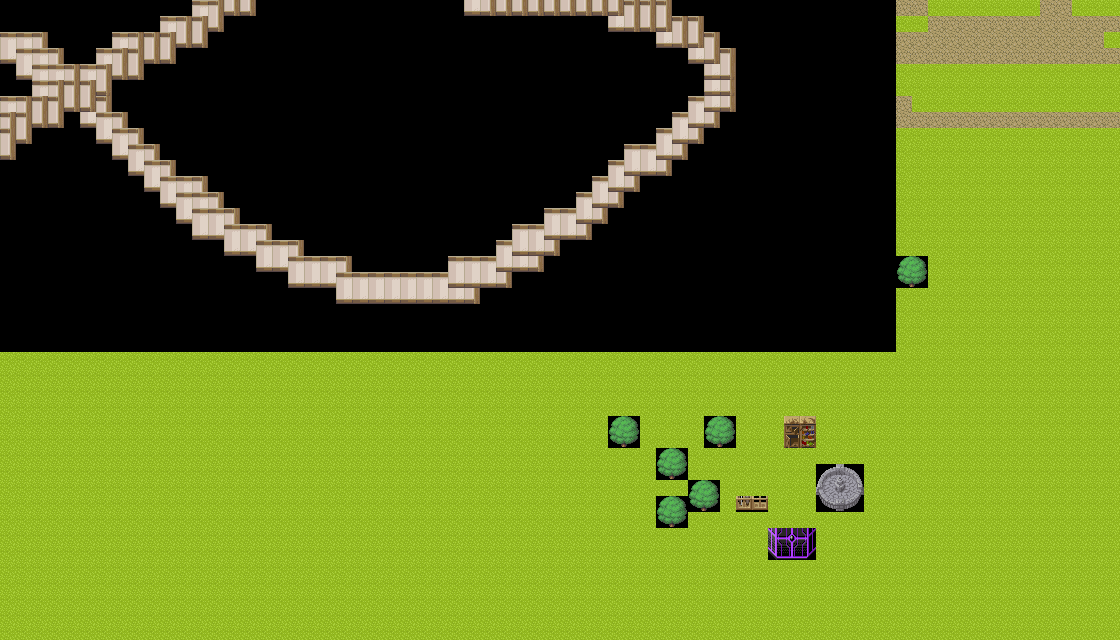

Rendered tile map (Tiled .tmx) drawn with the repository's tilesets; below, a short description and the full map source, tile grids included:
An orthogonal 70x40 tile map with 16x16 px tiles, 1 tile layer (teste3).

<map version="1.10" tiledversion="1.10.2" orientation="orthogonal" renderorder="right-down" width="70" height="40" tilewidth="16" tileheight="16" infinite="0" nextlayerid="2" nextobjectid="1">
 <editorsettings>
  <export target="teste3.json" format="json" />
 </editorsettings>
 <tileset firstgid="1" name="[Base]BaseChip_pipo" tilewidth="16" tileheight="16" tilecount="1992" columns="8">
  <image source="[Base]BaseChip_pipo.png" width="128" height="3984" />
 </tileset>
 <layer id="1" name="teste3" width="70" height="40">
  <data encoding="csv">
0,0,0,0,0,0,0,0,0,0,0,0,373,374,382,382,0,0,0,0,0,0,0,0,0,0,0,0,0,381,382,382,382,382,382,382,382,382,382,374,374,374,0,0,0,0,0,0,0,0,0,0,0,0,0,0,6,6,1,1,1,1,1,1,1,6,6,1,1,1,
0,0,0,0,0,0,0,0,0,0,373,374,374,382,0,0,0,0,0,0,0,0,0,0,0,0,0,0,0,0,0,0,0,0,0,0,0,0,381,382,382,382,374,374,0,0,0,0,0,0,0,0,0,0,0,0,1,1,6,6,6,6,6,6,6,6,6,6,6,6,
373,373,374,0,0,0,0,373,374,374,374,382,382,0,0,0,0,0,0,0,0,0,0,0,0,0,0,0,0,0,0,0,0,0,0,0,0,0,0,0,0,381,382,382,374,0,0,0,0,0,0,0,0,0,0,0,6,6,6,6,6,6,6,6,6,6,6,6,6,1,
381,373,373,374,0,0,373,374,374,382,382,0,0,0,0,0,0,0,0,0,0,0,0,0,0,0,0,0,0,0,0,0,0,0,0,0,0,0,0,0,0,0,0,381,382,374,0,0,0,0,0,0,0,0,0,0,6,6,6,6,6,6,6,6,6,6,6,6,6,6,
0,381,373,373,374,373,374,382,382,0,0,0,0,0,0,0,0,0,0,0,0,0,0,0,0,0,0,0,0,0,0,0,0,0,0,0,0,0,0,0,0,0,0,0,381,382,0,0,0,0,0,0,0,0,0,0,1,1,1,1,1,1,1,1,1,1,1,1,1,1,
0,0,373,374,374,374,382,0,0,0,0,0,0,0,0,0,0,0,0,0,0,0,0,0,0,0,0,0,0,0,0,0,0,0,0,0,0,0,0,0,0,0,0,0,381,382,0,0,0,0,0,0,0,0,0,0,1,1,1,1,1,1,1,1,1,1,1,1,1,1,
373,374,374,374,382,382,374,0,0,0,0,0,0,0,0,0,0,0,0,0,0,0,0,0,0,0,0,0,0,0,0,0,0,0,0,0,0,0,0,0,0,0,0,373,381,382,0,0,0,0,0,0,0,0,0,0,6,1,1,1,1,1,1,1,1,1,1,1,1,1,
374,374,382,382,0,381,373,374,0,0,0,0,0,0,0,0,0,0,0,0,0,0,0,0,0,0,0,0,0,0,0,0,0,0,0,0,0,0,0,0,0,0,373,381,382,0,0,0,0,0,0,0,0,0,0,0,6,6,6,6,6,6,6,6,6,6,6,6,6,6,
374,382,0,0,0,0,381,373,374,0,0,0,0,0,0,0,0,0,0,0,0,0,0,0,0,0,0,0,0,0,0,0,0,0,0,0,0,0,0,0,0,373,381,382,0,0,0,0,0,0,0,0,0,0,0,0,1,1,1,1,1,1,1,1,1,1,1,1,1,1,
382,0,0,0,0,0,0,381,373,374,0,0,0,0,0,0,0,0,0,0,0,0,0,0,0,0,0,0,0,0,0,0,0,0,0,0,0,0,0,373,373,381,382,0,0,0,0,0,0,0,0,0,0,0,0,0,1,1,1,1,1,1,1,1,1,1,1,1,1,1,
0,0,0,0,0,0,0,0,381,373,374,0,0,0,0,0,0,0,0,0,0,0,0,0,0,0,0,0,0,0,0,0,0,0,0,0,0,0,373,381,381,382,0,0,0,0,0,0,0,0,0,0,0,0,0,0,1,1,1,1,1,1,1,1,1,1,1,1,1,1,
0,0,0,0,0,0,0,0,0,381,373,373,374,0,0,0,0,0,0,0,0,0,0,0,0,0,0,0,0,0,0,0,0,0,0,0,0,373,381,382,0,0,0,0,0,0,0,0,0,0,0,0,0,0,0,0,1,1,1,1,1,1,1,1,1,1,1,1,1,1,
0,0,0,0,0,0,0,0,0,0,381,373,373,374,0,0,0,0,0,0,0,0,0,0,0,0,0,0,0,0,0,0,0,0,0,0,373,381,382,0,0,0,0,0,0,0,0,0,0,0,0,0,0,0,0,0,1,1,1,1,1,1,1,1,1,1,1,1,1,1,
0,0,0,0,0,0,0,0,0,0,0,381,373,373,374,0,0,0,0,0,0,0,0,0,0,0,0,0,0,0,0,0,0,0,373,373,381,382,0,0,0,0,0,0,0,0,0,0,0,0,0,0,0,0,0,0,1,1,1,1,1,1,1,1,1,1,1,1,1,1,
0,0,0,0,0,0,0,0,0,0,0,0,381,381,373,373,374,0,0,0,0,0,0,0,0,0,0,0,0,0,0,0,373,373,381,381,382,0,0,0,0,0,0,0,0,0,0,0,0,0,0,0,0,0,0,0,1,1,1,1,1,1,1,1,1,1,1,1,1,1,
0,0,0,0,0,0,0,0,0,0,0,0,0,0,381,381,373,373,374,0,0,0,0,0,0,0,0,0,0,0,0,373,381,381,382,0,0,0,0,0,0,0,0,0,0,0,0,0,0,0,0,0,0,0,0,0,1,1,1,1,1,1,1,1,1,1,1,1,1,1,
0,0,0,0,0,0,0,0,0,0,0,0,0,0,0,0,381,381,373,373,373,374,0,0,0,0,0,0,373,373,373,381,381,382,0,0,0,0,0,0,0,0,0,0,0,0,0,0,0,0,0,0,0,0,0,0,11,12,1,1,1,1,1,1,1,1,1,1,1,1,
0,0,0,0,0,0,0,0,0,0,0,0,0,0,0,0,0,0,381,381,381,373,373,373,373,373,373,373,381,381,381,382,0,0,0,0,0,0,0,0,0,0,0,0,0,0,0,0,0,0,0,0,0,0,0,0,19,20,1,1,1,1,1,1,1,1,1,1,1,1,
0,0,0,0,0,0,0,0,0,0,0,0,0,0,0,0,0,0,0,0,0,381,381,381,381,381,381,381,381,382,0,0,0,0,0,0,0,0,0,0,0,0,0,0,0,0,0,0,0,0,0,0,0,0,0,0,1,1,1,1,1,1,1,1,1,1,1,1,1,1,
0,0,0,0,0,0,0,0,0,0,0,0,0,0,0,0,0,0,0,0,0,0,0,0,0,0,0,0,0,0,0,0,0,0,0,0,0,0,0,0,0,0,0,0,0,0,0,0,0,0,0,0,0,0,0,0,1,1,1,1,1,1,1,1,1,1,1,1,1,1,
0,0,0,0,0,0,0,0,0,0,0,0,0,0,0,0,0,0,0,0,0,0,0,0,0,0,0,0,0,0,0,0,0,0,0,0,0,0,0,0,0,0,0,0,0,0,0,0,0,0,0,0,0,0,0,0,1,1,1,1,1,1,1,1,1,1,1,1,1,1,
0,0,0,0,0,0,0,0,0,0,0,0,0,0,0,0,0,0,0,0,0,0,0,0,0,0,0,0,0,0,0,0,0,0,0,0,0,0,0,0,0,0,0,0,0,0,0,0,0,0,0,0,0,0,0,0,1,1,1,1,1,1,1,1,1,1,1,1,1,1,
1,1,1,1,1,1,1,1,1,1,1,1,1,1,1,1,1,1,1,1,1,1,1,1,1,1,1,1,1,1,1,1,1,1,1,1,1,1,1,1,1,1,1,1,1,1,1,1,1,1,1,1,1,1,1,1,1,1,1,1,1,1,1,1,1,1,1,1,1,1,
1,1,1,1,1,1,1,1,1,1,1,1,1,1,1,1,1,1,1,1,1,1,1,1,1,1,1,1,1,1,1,1,1,1,1,1,1,1,1,1,1,1,1,1,1,1,1,1,1,1,1,1,1,1,1,1,1,1,1,1,1,1,1,1,1,1,1,1,1,1,
1,1,1,1,1,1,1,1,1,1,1,1,1,1,1,1,1,1,1,1,1,1,1,1,1,1,1,1,1,1,1,1,1,1,1,1,1,1,1,1,1,1,1,1,1,1,1,1,1,1,1,1,1,1,1,1,1,1,1,1,1,1,1,1,1,1,1,1,1,1,
1,1,1,1,1,1,1,1,1,1,1,1,1,1,1,1,1,1,1,1,1,1,1,1,1,1,1,1,1,1,1,1,1,1,1,1,1,1,1,1,1,1,1,1,1,1,1,1,1,1,1,1,1,1,1,1,1,1,1,1,1,1,1,1,1,1,1,1,1,1,
1,1,1,1,1,1,1,1,1,1,1,1,1,1,1,1,1,1,1,1,1,1,1,1,1,1,1,1,1,1,1,1,1,1,1,1,1,1,11,12,1,1,1,1,11,12,1,1,1,1835,1836,1,1,1,1,1,1,1,1,1,1,1,1,1,1,1,1,1,1,1,
1,1,1,1,1,1,1,1,1,1,1,1,1,1,1,1,1,1,1,1,1,1,1,1,1,1,1,1,1,1,1,1,1,1,1,1,1,1,19,20,1,1,1,1,19,20,1,1,1,1843,1844,1,1,1,1,1,1,1,1,1,1,1,1,1,1,1,1,1,1,1,
1,1,1,1,1,1,1,1,1,1,1,1,1,1,1,1,1,1,1,1,1,1,1,1,1,1,1,1,1,1,1,1,1,1,1,1,1,1,1,1,1,11,12,1,1,1,1,1,1,1,1,1,1,1,1,1,1,1,1,1,1,1,1,1,1,1,1,1,1,1,
1,1,1,1,1,1,1,1,1,1,1,1,1,1,1,1,1,1,1,1,1,1,1,1,1,1,1,1,1,1,1,1,1,1,1,1,1,1,1,1,1,19,20,1,1,1,1,1,1,1,1,1937,1938,1939,1,1,1,1,1,1,1,1,1,1,1,1,1,1,1,1,
1,1,1,1,1,1,1,1,1,1,1,1,1,1,1,1,1,1,1,1,1,1,1,1,1,1,1,1,1,1,1,1,1,1,1,1,1,1,1,1,1,1,1,11,12,1,1,1,1,1,1,1945,1946,1947,1,1,1,1,1,1,1,1,1,1,1,1,1,1,1,1,
1,1,1,1,1,1,1,1,1,1,1,1,1,1,1,1,1,1,1,1,1,1,1,1,1,1,1,1,1,1,1,1,1,1,1,1,1,1,1,1,1,11,12,19,20,1,1059,1060,1,1,1,1953,1954,1955,1,1,1,1,1,1,1,1,1,1,1,1,1,1,1,1,
1,1,1,1,1,1,1,1,1,1,1,1,1,1,1,1,1,1,1,1,1,1,1,1,1,1,1,1,1,1,1,1,1,1,1,1,1,1,1,1,1,19,20,1,1,1,1,1,1,1,1,1,1,1,1,1,1,1,1,1,1,1,1,1,1,1,1,1,1,1,
1,1,1,1,1,1,1,1,1,1,1,1,1,1,1,1,1,1,1,1,1,1,1,1,1,1,1,1,1,1,1,1,1,1,1,1,1,1,1,1,1,1,1,1,1,1,1,1,1217,1218,1219,1,1,1,1,1,1,1,1,1,1,1,1,1,1,1,1,1,1,1,
1,1,1,1,1,1,1,1,1,1,1,1,1,1,1,1,1,1,1,1,1,1,1,1,1,1,1,1,1,1,1,1,1,1,1,1,1,1,1,1,1,1,1,1,1,1,1,1,1225,1226,1227,1,1,1,1,1,1,1,1,1,1,1,1,1,1,1,1,1,1,1,
1,1,1,1,1,1,1,1,1,1,1,1,1,1,1,1,1,1,1,1,1,1,1,1,1,1,1,1,1,1,1,1,1,1,1,1,1,1,1,1,1,1,1,1,1,1,1,1,1,1,1,1,1,1,1,1,1,1,1,1,1,1,1,1,1,1,1,1,1,1,
1,1,1,1,1,1,1,1,1,1,1,1,1,1,1,1,1,1,1,1,1,1,1,1,1,1,1,1,1,1,1,1,1,1,1,1,1,1,1,1,1,1,1,1,1,1,1,1,1,1,1,1,1,1,1,1,1,1,1,1,1,1,1,1,1,1,1,1,1,1,
1,1,1,1,1,1,1,1,1,1,1,1,1,1,1,1,1,1,1,1,1,1,1,1,1,1,1,1,1,1,1,1,1,1,1,1,1,1,1,1,1,1,1,1,1,1,1,1,1,1,1,1,1,1,1,1,1,1,1,1,1,1,1,1,1,1,1,1,1,1,
1,1,1,1,1,1,1,1,1,1,1,1,1,1,1,1,1,1,1,1,1,1,1,1,1,1,1,1,1,1,1,1,1,1,1,1,1,1,1,1,1,1,1,1,1,1,1,1,1,1,1,1,1,1,1,1,1,1,1,1,1,1,1,1,1,1,1,1,1,1,
1,1,1,1,1,1,1,1,1,1,1,1,1,1,1,1,1,1,1,1,1,1,1,1,1,1,1,1,1,1,1,1,1,1,1,1,1,1,1,1,1,1,1,1,1,1,1,1,1,1,1,1,1,1,1,1,1,1,1,1,1,1,1,1,1,1,1,1,1,1
</data>
 </layer>
</map>
